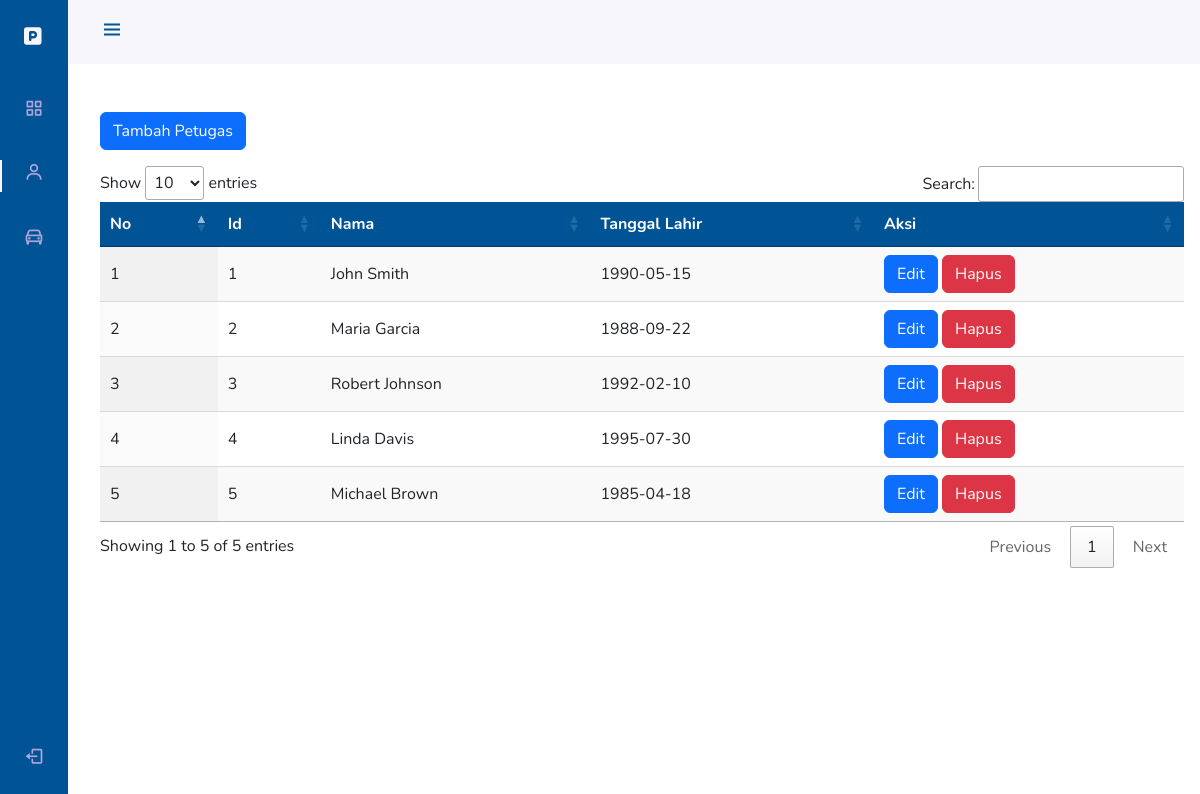
Screenshot of /list-petugas.php with the database file from the repository.
### tables this page shows
CREATE TABLE `petugas` (
  `id` int(11) NOT NULL,
  `nama` varchar(255) NOT NULL,
  `tanggal_lahir` date DEFAULT NULL
);

### list-petugas.php (the view, shortened to what this page needs)
<?php
include("asset/config.php");
include("asset/template/head.php"); ?>
<link rel="stylesheet" href="https://cdn.datatables.net/1.13.6/css/jquery.dataTables.min.css">
<?php
include("asset/template/header.php");
include("asset/template/navbar.php"); ?>
<div class="height-100 pt-5">
    <div>
        <a href="form-tambah-petugas.php" class="btn btn-primary mb-3">Tambah Petugas</a>
        <table id="myTable" class="display" style="width:100%">
            <thead>
                <tr>
                    <th>No</th>
                    <th>Id</th>
                    <th>Nama</th>
                    <th>Tanggal Lahir</th>
                    <th>Aksi</th>
                </tr>
            </thead>
            <tbody>
                <?php
                $sql = "SELECT * from petugas";
                $query = mysqli_query($db, $sql);
                $no = 1;
                while ($petugas = mysqli_fetch_array($query)) : ?>
                <tr>
                    <td><?= $no; ?></td>
                    <td><?= $petugas['id'] ?></td>
                    <td><?= $petugas['nama'] ?></td>
                    <td><?= $petugas['tanggal_lahir'] ?></td>
                    <td><a href="form-edit-petugas.php?id=<?= $petugas['id'] ?>" class=" btn btn-primary">Edit</a>
                        <a href="javascript:void(0);" onclick="confirmDelete(<?= $petugas['id'] ?>)"
                            class="btn btn-danger">Hapus</a>
                    </td>
                </tr>
                <?php $no++;
                endwhile; ?>
            </tbody>
        </table>
    </div>
</div>
</body>
</html>

### asset/css/style.css (style rules this page uses)
:root { --header-height: 3rem; --nav-width: 68px; --first-color: #005496; --first-color-light: #afa5d9; --white-color: #f7f6fb; --body-font: "Nunito", sans-serif; --normal-font-size: 1rem; --z-fixed: 100; }
body { position: relative; margin: var(--header-height) 0 0 0; padding: 0 1rem; font-family: var(--body-font); font-size: var(--normal-font-size); transition: 0.5s; }
a { text-decoration: none; }
.height-100 { height: 100vh; }
@media screen and (min-width: 768px) { body { margin: calc(var(--header-height) + 1rem) 0 0 0; padding-left: calc(var(--nav-width) + 2rem); } }

### list-petugas.php (style rules this page uses)
th { background-color: #005496; color: white; }

### rows the page displays
petugas: id "1", nama "John Smith", tanggal_lahir "1990-05-15"
petugas: id "2", nama "Maria Garcia", tanggal_lahir "1988-09-22"
petugas: id "3", nama "Robert Johnson", tanggal_lahir "1992-02-10"
petugas: id "4", nama "Linda Davis", tanggal_lahir "1995-07-30"
petugas: id "5", nama "Michael Brown", tanggal_lahir "1985-04-18"
